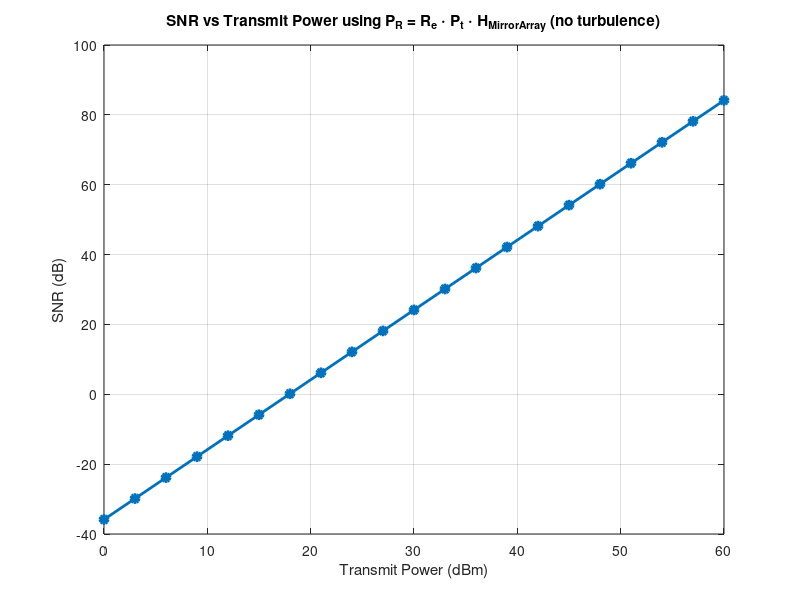
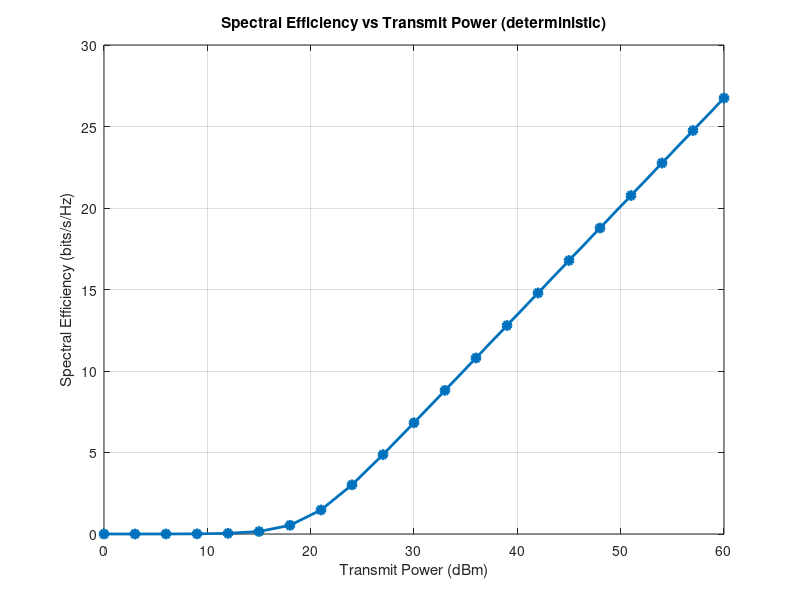
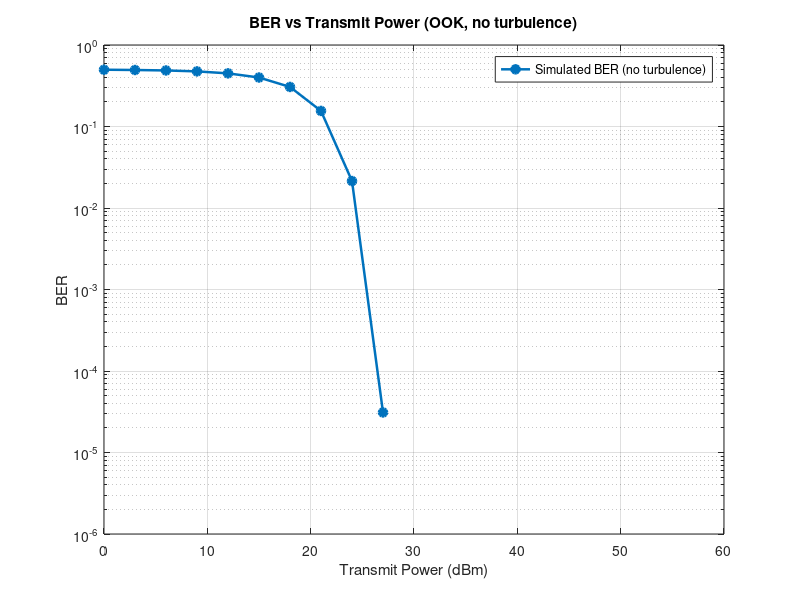

These charts were generated, in order, by the following MATLAB code: (Note: this script raises an error after producing the figures.)
% ============================================================
%   OIRS-assisted UWOC Simulation with EGG Turbulence
%   MIRROR ARRAY (Rx NORMAL IS HORIZONTAL)
% ============================================================
clear; clc; close all;

%% -------------------- 1. System Parameters --------------------
A_o   = 1;          % Total OIRS area (m^2)
n_elem2 = 169;      % Total number of mirror elements (n_m^2)
l_m   = 0.08;       % Mirror element length (m)
w_m   = 0.08;       % Mirror element width (m)
y_s   = 1;         % Tx depth from OIRS (m)
y_d   = 1;         % Rx depth from OIRS (m)

% --- EGG turbulence parameters (values taken from table) ---
omega = 0.1665;        % mixture weight
lambda_exp = 0.1207;   % exponential parameter (scale)
a_gg = 0.1559;         % gamma shape a
b_gg = 1.5216;         % gen-gamma b (scale)
c_gg = 22.8754;        % gen-gamma c (power)

% --- Physical / receiver constants ---
A_PD  = 0.0001;       % photodiode area (m^2)
psi_FOV_deg = 90;     % receiver FoV (deg)
psi_FOV_rad = deg2rad(psi_FOV_deg); % conversion into radians
mu = 1.33;            % refractive index (water)
rho = 0.8;            % mirror reflection coefficient
eta = 0.95;           % LED efficiency
T_psi = 1;            % optical filter gain
G_psi = 1;
c_lambda = 0.056;     % attenuation coefficient (m^-1)
Re = 0.5;             % responsivity of photodiode (A/W)
sigma2_i = 1e-12;     % total noise variance (A^2)
c_water = 2.25e8;     % light speed in water (m/s)

% --- LED Lambertian source parameters ---
theta_half_deg = 60;  
m_lambert = 2;        %m_lambert= -log(2)/log(cosd(theta_half_deg)) fomula
%%%% lamberterian order


%% -------------------- 2. Geometry --------------------
n_m = sqrt(n_elem2);
d_sd = 4;
% Tx-Rx separation (m)
x_s = 0; 
x_d = x_s;
z_d = d_sd/2;
S_pos = [x_s, y_s, -d_sd/2];    % Tx position
D_pos = [x_s, y_d, z_d];       % Rx position


%% -------------------- 3. Compute OIRS Channel Gain (deterministic H_OIRS) ----
fprintf('Computing per-element OIRS gains...\n');
H_OIRS = 0;
count_nonzero = 0;
total_length = n_m * l_m;
total_width  = n_m * w_m;
x_0 = -0.56; %% k will update x
z_0 = -0.56; %% l will update z


for k = 1:n_m
    x_kl = x_0 + 0.08 * k;
    for l = 1:n_m
        z_kl = z_0 + 0.08 * l;
        y_kl = 0;
        R_kl = [x_kl, 0, z_kl];

        d_sr = norm(R_kl - S_pos);
        d_rd = norm(D_pos - R_kl);

        V_SR = R_kl - S_pos; %vector from S-pos to Reflector
        V_RD = D_pos - R_kl; %vector from D-pos to Reflector
        V_DS = S_pos - D_pos; % vector from D-pos to S-pos
        u_in  = V_SR/norm(V_SR); %unit incidence ray
        u_out =  V_RD / norm(V_RD);%unit reflected ray
        n_kl = ((-u_in)+u_out)/sqrt(2+2*((-u_in) * u_out')); %%% normal vector

        e1 = [1, 0, 0];
        e3 = [0, 0, 1]; %3rd column of identity matrix
        beta_kl = asin(n_kl*e3'); 
        gamma_kl =asin((n_kl*e1')/cos(beta_kl));

        V_DR = -V_RD;
        psi_kl_d = atan2(norm(cross(V_DS,V_DR)),dot(V_DS,V_DR)); %% angle between V_DS and V_DR

        G_O_kl = 0; %%%intilization of OIRS GAIN
        if ((psi_kl_d<=psi_FOV_rad) && (psi_kl_d>=0))
            %%% Calculation of G_O_kl
            psi_s_kl = atan2(norm(cross(-V_SR,n_kl)),dot(-V_SR,n_kl));
            c2 = cos(psi_s_kl);

            phi_s_kl = atan2(norm(cross(V_SR,-V_DS)),dot(V_SR,-V_DS));
            c1 = (cos(phi_s_kl))^m_lambert;

            % c3: geometric cosine factor (approx expression preserved from original)
            c3 = (x_kl - x_d)*sin(beta_kl)*cos(gamma_kl)/d_rd + abs(y_kl-y_d)*cos(beta_kl)*cos(gamma_kl)/d_rd + abs(z_kl - z_d)*sin(gamma_kl)/d_rd;

            %c4 is cos(psi_kl_d)
            c4 = cos(psi_kl_d);

            numerator = (rho* eta * (m_lambert+1)*A_PD);
            denominator = 2*pi*((d_sr+d_rd)^2);
            G_O_kl = (numerator/denominator)*c1*c2*c3*c4*T_psi*G_psi;
        else
            G_O_kl = 0;
        end

        h_p = exp(-c_lambda*(d_sr+d_rd)); % attenuation over path

        % Underwater OIRS assisted Channel (deterministic part)
        H_OIRS = H_OIRS + G_O_kl * h_p; 

        count_nonzero = count_nonzero + 1;
    end
end

fprintf('Total deterministic H_OIRS = %.6e\n', H_OIRS);


%% ----- Transmit power sweep & SNR plot (deterministic H_OIRS) -----
Pt_dBm = 0:3:60;
Pt_W   = 1e-3 * 10.^(Pt_dBm/10);          % convert dBm -> W

% Received power using: P_R = Re * Pt * H_OIRS (deterministic)
P_R    = Re .* Pt_W .* H_OIRS;             % vectorized

% SNR and SNR(dB) (deterministic, no turbulence)
SNR    = (P_R).^2 ./ sigma2_i;
SNR_dB = 10*log10(SNR);

figure;
plot(Pt_dBm, SNR_dB, '-o','LineWidth',2,'MarkerFaceColor','auto');
grid on;
xlabel('Transmit Power (dBm)');
ylabel('SNR (dB)');
title('SNR vs Transmit Power using P_R = R_e \cdot P_t \cdot H_{MirrorArray} (no turbulence)');

fprintf('\nPower sweep summary (deterministic H_OIRS):\n');
for i = 1:numel(Pt_dBm)
    fprintf('Pt = %3d dBm -> P_R = %.3e W, SNR = %.2f dB\n', Pt_dBm(i), P_R(i), SNR_dB(i));
end


%% -------- Spectral Efficiency: SE = log2(1 + SNR) (deterministic) --------
SE_log2 = log2(1 + exp(1) / (2* pi) *SNR);   % (user used this earlier)

figure;
plot(Pt_dBm, SE_log2, '-o','LineWidth',2,'MarkerFaceColor','auto');
grid on;
xlabel('Transmit Power (dBm)');
ylabel('Spectral Efficiency (bits/s/Hz)');
title('Spectral Efficiency vs Transmit Power (deterministic)');

fprintf('\nSE summary (log2(1+SNR) approximation):\n');
for i = 1:numel(Pt_dBm)
    fprintf('Pt = %3d dBm -> SE = %.3f bits/s/Hz\n', Pt_dBm(i), SE_log2(i));
end


%% ---------------- BER (no turbulence) -----------
rng(2);                % reproducible
Nbits_no_turb = 1e6;   % bits per Pt (no turbulence)
x_bits = randi([0 1], Nbits_no_turb, 1);   % OOK bitstream (0/1)

H_det = Re * H_OIRS;   % deterministic electrical gain (A/W)

BER_sim = zeros(size(Pt_W));

for ip = 1:numel(Pt_W)
    Pt = Pt_W(ip);           % transmit power in Watts

    % amplitude for symbol '1' at the receiver (current)
    A1 = H_det * Pt;         % (A) - same for every bit since no turbulence

    % transmitted current for each bit (0->0, 1->A1)
    s = A1 .* x_bits;    

    % AWGN noise samples 
    n = sqrt(sigma2_i) .* randn(Nbits_no_turb,1);

    % received
    y = s + n;

    % optimal threshold for OOK in AWGN (equally likely symbols)
    T = 0.5 * A1;

    % detect and compute BER (biterr)
    x_det = y > T;
    [~, BER_sim(ip)] = biterr(x_bits, x_det);
end

% Print a quick table
fprintf('\nPt(dBm)   P_R (W)       SimBER (no turbulence)\n');
for i = 1:numel(Pt_dBm)
    fprintf('%3d       %.3e    %.3e\n', Pt_dBm(i), P_R(i), BER_sim(i));
end

figure;
semilogy(Pt_dBm, BER_sim, 'o-', 'LineWidth', 1.8, 'MarkerFaceColor','auto'); hold on;
grid on;
xlabel('Transmit Power (dBm)');
ylabel('BER');
legend('Simulated BER (no turbulence)');
title('BER vs Transmit Power (OOK, no turbulence)');
ylim([1e-6 1]);


%% ---------------- EGG turbulence and Monte Carlo BER ----------------
% Monte-Carlo parameters (changeable)
rng(2);                     % reproducible
Nreal = 10000;               % number of channel realizations/simulations (Monte-Carlo)
Nbits_per_real = 1e4;       % size of sample bitstream

% EGG samples
h_alpha = zeros(Nreal,1);

% choosing when to use exp and when to use gamma distribution
u = rand(Nreal,1);
idx_exp = u <= omega;
idx_gg  = ~idx_exp;

% Exponential samples (scale = lambda_exp)
if any(idx_exp)
    h_alpha(idx_exp) = exprnd(lambda_exp, sum(idx_exp), 1);
end

% Generalized-Gamma samples: If Y ~ Gamma(a,1) then X = b * Y^(1/c)
if any(idx_gg)
    Y = gamrnd(a_gg, 1, sum(idx_gg), 1);   
    h_alpha(idx_gg) = b_gg .* (Y).^(1./c_gg);
end

% Floor at zero to prevent from h_alpha going negative
h_alpha = max(h_alpha, 0); 

% Calculating simulated scintillation index (SI)
mean_h = mean(h_alpha);
var_h  = var(h_alpha);
SI = var_h / (mean_h^2); % Normalized Variance
fprintf('EGG fading: mean(h)=%.4e, var(h)=%.4e, SI=%.4e (Nreal=%d)\n', mean_h, var_h, SI, Nreal);

% Showing the PDFof the simulated EGG
figure;
histogram(h_alpha,100,'Normalization','pdf'); hold on;
xlabel('h (fading gain)');
ylabel('PDF');
title('Sampled EGG PDF (histogram)');
% overlay KDE(kernel Density Estimate)
try
    [f,xi] = ksdensity(h_alpha);
    plot(xi,f,'LineWidth',1.5);
    legend('Histogram','KDE');
catch
    legend('Histogram');
end

%% Monte-Carlo BER under EGG turbulence
BER_turb = zeros(size(Pt_W));
rng(2);
% Pre-generating bitstreams for each realization
% matrix
% each column is a sample bitstream
x_bits_mat = randi([0 1], Nbits_per_real, Nreal);

fprintf('Running BER Monte-Carlo under EGG turbulence...\n');
for ip = 1:numel(Pt_W)
    Pt = Pt_W(ip);
    errors_total = 0;
    bits_total = 0;
    %%%% running Nreal sims to get an average value of BER 
    %%%% (Monte Carlo Sim technique)
    for r = 1:Nreal
        h_inst = h_alpha(r);                  % fading sample for this realization
        H_det_inst = Re * H_OIRS * h_inst;  % instantaneous electrical gain (A/W)

        % amplitude for symbol '1' at the receiver (current)
        A1 = H_det_inst * Pt;    % (A)

        % bits for this realization
        bits = x_bits_mat(:, r);
        s = A1 .* bits;          % transmitted current for each bit (0->0, 1->A1)

        % AWGN noise samples
        n = sqrt(sigma2_i) .* randn(Nbits_per_real,1);

        % Received
        y = s + n;

        % Threshold (optimal for equally likely OOK)
        T = 0.5 * A1;

        % Detection and errors
        x_det = y > T;
        errors_total = errors_total + sum(xor(bits, x_det));
        bits_total = bits_total + Nbits_per_real;
    end
    BER_turb(ip) = errors_total / bits_total;
    fprintf('Pt = %2d dBm -> BER_turb = %.3e\n', Pt_dBm(ip), BER_turb(ip));
end

% Plot BER (turbulent) and compare to no-turbulence curve
figure;
semilogy(Pt_dBm, BER_turb, 's-','LineWidth',1.8,'MarkerFaceColor','auto'); hold on;
semilogy(Pt_dBm, BER_sim, 'o-','LineWidth',1.2,'MarkerFaceColor','auto');
legend('BER (EGG turbulence)','BER (no turbulence)');
xlabel('Transmit Power (dBm)');
ylabel('BER');
grid on;
title('BER vs Transmit Power (OOK) with EGG turbulence');
ylim([1e-6 1]);

%% -------------- Average SNR (with EGG turbulence) --------------
rng(2);
SNR_inst = zeros(Nreal, numel(Pt_W));
for r = 1:Nreal
    for ip = 1:numel(Pt_W)
        A1 = Re * Pt_W(ip) * H_OIRS * h_alpha(r);
        SNR_inst(r, ip) = (A1.^2) / sigma2_i;
    end
end
SNR_avg_dB = 10*log10(mean(SNR_inst, 1));

figure;
plot(Pt_dBm, SNR_avg_dB, '-o','LineWidth',1.6);
xlabel('Transmit Power (dBm)');
ylabel('Average SNR (dB)');
grid on;
title('Average SNR across EGG realizations');




%% ------------------BER vs SNR (No Turbulence & EGG Turbulence)------------------------- %%

figure;
semilogy(SNR_avg_dB, BER_turb, 'rs-', 'LineWidth', 1.8, 'MarkerFaceColor','auto');
hold on;
semilogy(SNR_dB, BER_sim, 'bo-', 'LineWidth', 1.8, 'MarkerFaceColor','auto'); 
hold on;

grid on;
xlabel('SNR (dB)');
ylabel('BER');
legend('BER (EGG Turbulence)','BER (No Turbulence)', 'Location','southwest');
title('BER vs SNR (OOK) for No Turbulence and EGG Turbulence');

ylim([1e-6 1]);
xlim([min([SNR_dB, SNR_avg_dB]) max([SNR_dB, SNR_avg_dB])]);

fprintf('\nSim Completed.\n');
